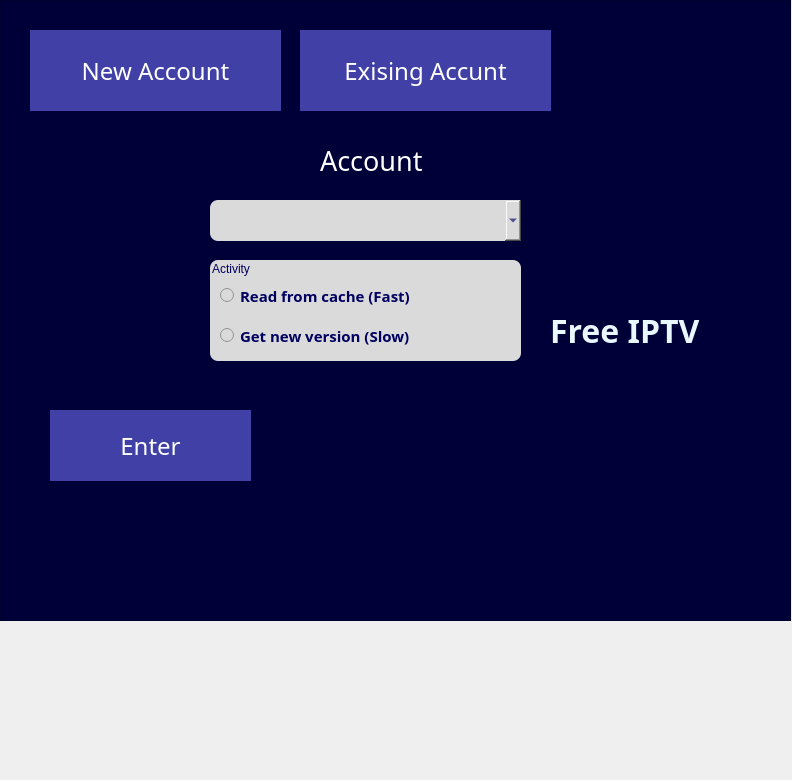
<?xml version="1.0" encoding="UTF-8"?>
<ui version="4.0">
 <class>MainWindow</class>
 <widget class="QMainWindow" name="MainWindow">
  <property name="geometry">
   <rect>
    <x>0</x>
    <y>0</y>
    <width>792</width>
    <height>780</height>
   </rect>
  </property>
  <property name="minimumSize">
   <size>
    <width>792</width>
    <height>780</height>
   </size>
  </property>
  <property name="maximumSize">
   <size>
    <width>792</width>
    <height>597</height>
   </size>
  </property>
  <property name="font">
   <font>
    <pointsize>1</pointsize>
   </font>
  </property>
  <property name="windowTitle">
   <string>MainWindow</string>
  </property>
  <property name="autoFillBackground">
   <bool>false</bool>
  </property>
  <property name="styleSheet">
   <string notr="true">boder:0px;</string>
  </property>
  <property name="toolButtonStyle">
   <enum>Qt::ToolButtonIconOnly</enum>
  </property>
  <property name="animated">
   <bool>true</bool>
  </property>
  <widget class="QWidget" name="centralwidget">
   <widget class="QFrame" name="frame">
    <property name="geometry">
     <rect>
      <x>0</x>
      <y>0</y>
      <width>791</width>
      <height>621</height>
     </rect>
    </property>
    <property name="minimumSize">
     <size>
      <width>791</width>
      <height>621</height>
     </size>
    </property>
    <property name="maximumSize">
     <size>
      <width>791</width>
      <height>621</height>
     </size>
    </property>
    <property name="font">
     <font>
      <pointsize>12</pointsize>
     </font>
    </property>
    <property name="autoFillBackground">
     <bool>false</bool>
    </property>
    <property name="styleSheet">
     <string notr="true">background-color:rgb(0, 0, 57);
</string>
    </property>
    <property name="frameShape">
     <enum>QFrame::StyledPanel</enum>
    </property>
    <property name="frameShadow">
     <enum>QFrame::Raised</enum>
    </property>
    <widget class="QLabel" name="logo">
     <property name="geometry">
      <rect>
       <x>550</x>
       <y>380</y>
       <width>231</width>
       <height>181</height>
      </rect>
     </property>
     <property name="text">
      <string/>
     </property>
     <property name="pixmap">
      <pixmap>img/logo.jpg</pixmap>
     </property>
     <property name="scaledContents">
      <bool>true</bool>
     </property>
    </widget>
    <widget class="QLabel" name="label_2">
     <property name="geometry">
      <rect>
       <x>550</x>
       <y>280</y>
       <width>231</width>
       <height>101</height>
      </rect>
     </property>
     <property name="font">
      <font>
       <family>Algerian</family>
       <pointsize>24</pointsize>
       <weight>75</weight>
       <bold>true</bold>
      </font>
     </property>
     <property name="styleSheet">
      <string notr="true">color: rgb(233, 247, 255);</string>
     </property>
     <property name="text">
      <string>Free IPTV</string>
     </property>
    </widget>
    <widget class="QPushButton" name="btn_new_account">
     <property name="geometry">
      <rect>
       <x>30</x>
       <y>30</y>
       <width>251</width>
       <height>81</height>
      </rect>
     </property>
     <property name="font">
      <font>
       <family>MV Boli</family>
       <pointsize>18</pointsize>
      </font>
     </property>
     <property name="cursor">
      <cursorShape>PointingHandCursor</cursorShape>
     </property>
     <property name="styleSheet">
      <string notr="true">QPushButton{
background-color: rgb(64, 64, 166);
color: rgb(255, 255, 255);
border: 0.5;
}
QPushButton:hover{
background-color: rgb(244, 100, 71);
	color: rgb(232, 255, 78);
}
</string>
     </property>
     <property name="text">
      <string>New Account</string>
     </property>
    </widget>
    <widget class="QPushButton" name="btn_existing_accoung">
     <property name="geometry">
      <rect>
       <x>300</x>
       <y>30</y>
       <width>251</width>
       <height>81</height>
      </rect>
     </property>
     <property name="font">
      <font>
       <family>MV Boli</family>
       <pointsize>18</pointsize>
      </font>
     </property>
     <property name="cursor">
      <cursorShape>PointingHandCursor</cursorShape>
     </property>
     <property name="styleSheet">
      <string notr="true">QPushButton{
background-color: rgb(64, 64, 166);
color: rgb(255, 255, 255);
border: 0.5;
}
QPushButton:hover{
background-color: rgb(244, 100, 71);
	color: rgb(232, 255, 78);
}
</string>
     </property>
     <property name="text">
      <string>Exising Accunt</string>
     </property>
    </widget>
    <widget class="QStackedWidget" name="widget_1">
     <property name="geometry">
      <rect>
       <x>40</x>
       <y>130</y>
       <width>501</width>
       <height>431</height>
      </rect>
     </property>
     <property name="styleSheet">
      <string notr="true">background-color:rgb(0, 0, 57);
transition: 0.3s ease;</string>
     </property>
     <property name="currentIndex">
      <number>1</number>
     </property>
     <widget class="QWidget" name="page">
      <widget class="QLabel" name="label">
       <property name="geometry">
        <rect>
         <x>0</x>
         <y>10</y>
         <width>231</width>
         <height>41</height>
        </rect>
       </property>
       <property name="font">
        <font>
         <family>MV Boli</family>
         <pointsize>20</pointsize>
        </font>
       </property>
       <property name="styleSheet">
        <string notr="true">color: rgb(255, 255, 255);</string>
       </property>
       <property name="text">
        <string>Name</string>
       </property>
      </widget>
      <widget class="QLineEdit" name="txtBox_name">
       <property name="geometry">
        <rect>
         <x>0</x>
         <y>60</y>
         <width>331</width>
         <height>41</height>
        </rect>
       </property>
       <property name="font">
        <font>
         <pointsize>14</pointsize>
        </font>
       </property>
       <property name="styleSheet">
        <string notr="true">background-color: rgb(218, 218, 218);
color: rgb(0, 0, 97);
boder:0;
border-radius: 8px;</string>
       </property>
      </widget>
      <widget class="QLabel" name="label_3">
       <property name="geometry">
        <rect>
         <x>0</x>
         <y>110</y>
         <width>231</width>
         <height>41</height>
        </rect>
       </property>
       <property name="font">
        <font>
         <family>MV Boli</family>
         <pointsize>20</pointsize>
        </font>
       </property>
       <property name="styleSheet">
        <string notr="true">color: rgb(255, 255, 255);</string>
       </property>
       <property name="text">
        <string>Username</string>
       </property>
      </widget>
      <widget class="QLineEdit" name="txtBox_username">
       <property name="geometry">
        <rect>
         <x>0</x>
         <y>160</y>
         <width>331</width>
         <height>41</height>
        </rect>
       </property>
       <property name="font">
        <font>
         <pointsize>14</pointsize>
        </font>
       </property>
       <property name="styleSheet">
        <string notr="true">background-color: rgb(218, 218, 218);
color: rgb(0, 0, 97);
boder:0;
border-radius: 8px;</string>
       </property>
      </widget>
      <widget class="QLineEdit" name="txtBox_password">
       <property name="geometry">
        <rect>
         <x>0</x>
         <y>260</y>
         <width>331</width>
         <height>41</height>
        </rect>
       </property>
       <property name="font">
        <font>
         <pointsize>14</pointsize>
        </font>
       </property>
       <property name="styleSheet">
        <string notr="true">background-color: rgb(218, 218, 218);
color: rgb(0, 0, 97);
boder:0;
border-radius: 8px;</string>
       </property>
      </widget>
      <widget class="QLabel" name="label_4">
       <property name="geometry">
        <rect>
         <x>0</x>
         <y>210</y>
         <width>231</width>
         <height>41</height>
        </rect>
       </property>
       <property name="font">
        <font>
         <family>MV Boli</family>
         <pointsize>20</pointsize>
        </font>
       </property>
       <property name="styleSheet">
        <string notr="true">color: rgb(255, 255, 255);</string>
       </property>
       <property name="text">
        <string>Password</string>
       </property>
      </widget>
      <widget class="QLabel" name="label_5">
       <property name="geometry">
        <rect>
         <x>0</x>
         <y>310</y>
         <width>231</width>
         <height>41</height>
        </rect>
       </property>
       <property name="font">
        <font>
         <family>MV Boli</family>
         <pointsize>20</pointsize>
        </font>
       </property>
       <property name="styleSheet">
        <string notr="true">color: rgb(255, 255, 255);</string>
       </property>
       <property name="text">
        <string>Server link</string>
       </property>
      </widget>
      <widget class="QLineEdit" name="txtBox_server">
       <property name="geometry">
        <rect>
         <x>0</x>
         <y>350</y>
         <width>331</width>
         <height>41</height>
        </rect>
       </property>
       <property name="font">
        <font>
         <pointsize>14</pointsize>
        </font>
       </property>
       <property name="styleSheet">
        <string notr="true">background-color: rgb(218, 218, 218);
color: rgb(0, 0, 97);
boder:0;
border-radius: 8px;</string>
       </property>
      </widget>
      <widget class="QPushButton" name="btn_enter_new">
       <property name="geometry">
        <rect>
         <x>390</x>
         <y>40</y>
         <width>101</width>
         <height>191</height>
        </rect>
       </property>
       <property name="font">
        <font>
         <family>MV Boli</family>
         <pointsize>18</pointsize>
        </font>
       </property>
       <property name="cursor">
        <cursorShape>PointingHandCursor</cursorShape>
       </property>
       <property name="styleSheet">
        <string notr="true">QPushButton{
background-color: rgb(64, 64, 166);
color: rgb(255, 255, 255);
border: 0.5;
}
QPushButton:hover{
background-color: rgb(244, 100, 71);
	color: rgb(232, 255, 78);
}
</string>
       </property>
       <property name="text">
        <string>Enter</string>
       </property>
      </widget>
     </widget>
     <widget class="QWidget" name="page_2">
      <widget class="QComboBox" name="comboBox_existing_account">
       <property name="geometry">
        <rect>
         <x>170</x>
         <y>70</y>
         <width>311</width>
         <height>41</height>
        </rect>
       </property>
       <property name="cursor">
        <cursorShape>PointingHandCursor</cursorShape>
       </property>
       <property name="styleSheet">
        <string notr="true">background-color: rgb(218, 218, 218);
color: rgb(0, 0, 97);
boder:0;
border-radius: 8px;</string>
       </property>
      </widget>
      <widget class="QLabel" name="label_6">
       <property name="geometry">
        <rect>
         <x>280</x>
         <y>10</y>
         <width>161</width>
         <height>41</height>
        </rect>
       </property>
       <property name="font">
        <font>
         <family>MV Boli</family>
         <pointsize>20</pointsize>
        </font>
       </property>
       <property name="layoutDirection">
        <enum>Qt::RightToLeft</enum>
       </property>
       <property name="styleSheet">
        <string notr="true">color: rgb(255, 255, 255);</string>
       </property>
       <property name="text">
        <string>Account</string>
       </property>
      </widget>
      <widget class="QGroupBox" name="groupBox">
       <property name="geometry">
        <rect>
         <x>170</x>
         <y>130</y>
         <width>311</width>
         <height>101</height>
        </rect>
       </property>
       <property name="styleSheet">
        <string notr="true">background-color: rgb(218, 218, 218);
color: rgb(0, 0, 97);
boder:0;
border-radius: 8px;</string>
       </property>
       <property name="title">
        <string>Activity</string>
       </property>
       <widget class="QRadioButton" name="radioButton_read_from_file">
        <property name="geometry">
         <rect>
          <x>10</x>
          <y>20</y>
          <width>261</width>
          <height>31</height>
         </rect>
        </property>
        <property name="font">
         <font>
          <family>MV Boli</family>
          <pointsize>11</pointsize>
          <weight>75</weight>
          <bold>true</bold>
         </font>
        </property>
        <property name="cursor">
         <cursorShape>PointingHandCursor</cursorShape>
        </property>
        <property name="text">
         <string>Read from cache (Fast)</string>
        </property>
       </widget>
       <widget class="QRadioButton" name="radioButton_update_file">
        <property name="geometry">
         <rect>
          <x>10</x>
          <y>60</y>
          <width>291</width>
          <height>31</height>
         </rect>
        </property>
        <property name="font">
         <font>
          <family>MV Boli</family>
          <pointsize>11</pointsize>
          <weight>75</weight>
          <bold>true</bold>
         </font>
        </property>
        <property name="cursor">
         <cursorShape>PointingHandCursor</cursorShape>
        </property>
        <property name="text">
         <string>Get new version (Slow)</string>
        </property>
       </widget>
      </widget>
      <widget class="QPushButton" name="btn_enter_existing">
       <property name="geometry">
        <rect>
         <x>10</x>
         <y>280</y>
         <width>201</width>
         <height>71</height>
        </rect>
       </property>
       <property name="font">
        <font>
         <family>MV Boli</family>
         <pointsize>18</pointsize>
        </font>
       </property>
       <property name="cursor">
        <cursorShape>PointingHandCursor</cursorShape>
       </property>
       <property name="styleSheet">
        <string notr="true">QPushButton{
background-color: rgb(64, 64, 166);
color: rgb(255, 255, 255);
border: 0.5;
}
QPushButton:hover{
background-color: rgb(244, 100, 71);
	color: rgb(232, 255, 78);
}
</string>
       </property>
       <property name="text">
        <string>Enter</string>
       </property>
      </widget>
     </widget>
    </widget>
   </widget>
  </widget>
 </widget>
 <resources/>
 <connections/>
</ui>
